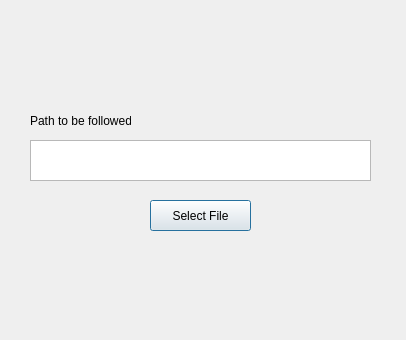
<?xml version="1.0" encoding="UTF-8"?>
<ui version="4.0">
 <class>Dialog</class>
 <widget class="QDialog" name="Dialog">
  <property name="geometry">
   <rect>
    <x>0</x>
    <y>0</y>
    <width>406</width>
    <height>340</height>
   </rect>
  </property>
  <property name="windowTitle">
   <string>Dialog</string>
  </property>
  <widget class="QPushButton" name="pushButton">
   <property name="geometry">
    <rect>
     <x>150</x>
     <y>200</y>
     <width>101</width>
     <height>31</height>
    </rect>
   </property>
   <property name="text">
    <string>Select File</string>
   </property>
  </widget>
  <widget class="QTextEdit" name="textEdit">
   <property name="geometry">
    <rect>
     <x>30</x>
     <y>140</y>
     <width>341</width>
     <height>41</height>
    </rect>
   </property>
  </widget>
  <widget class="QLabel" name="label">
   <property name="geometry">
    <rect>
     <x>30</x>
     <y>110</y>
     <width>101</width>
     <height>21</height>
    </rect>
   </property>
   <property name="text">
    <string>Path to be followed:</string>
   </property>
  </widget>
 </widget>
 <resources/>
 <connections/>
</ui>
